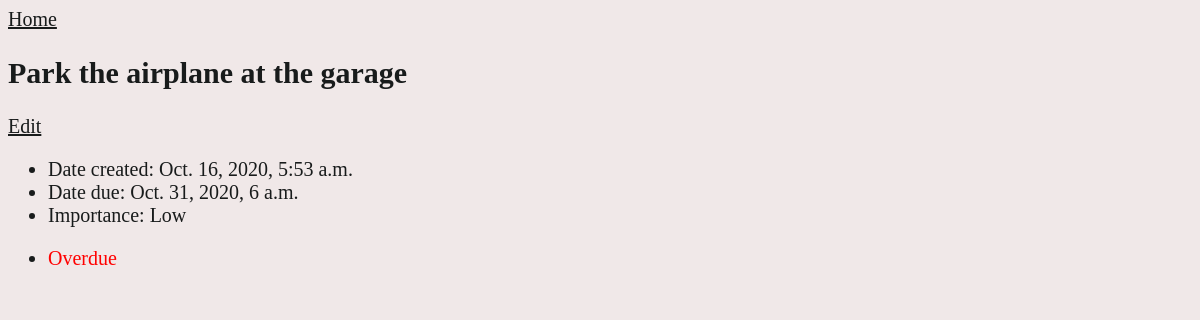
Page /todo/5/ on the earlier database version.
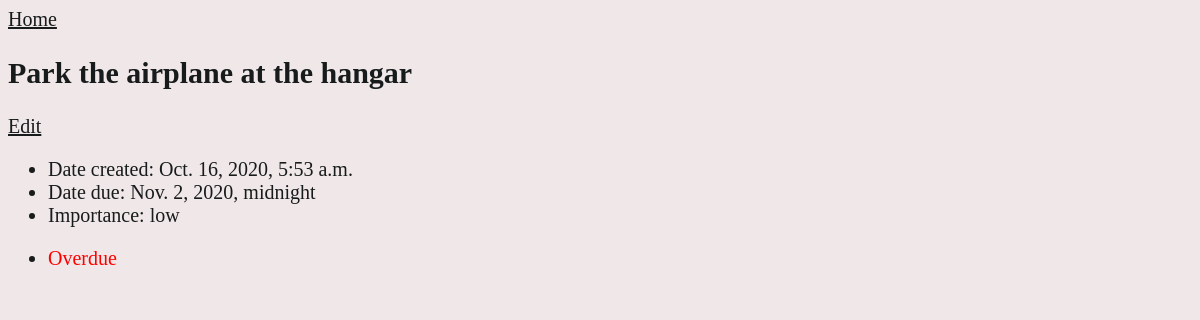
Same page on the later database version.
### todo/models.py (models this page shows, shortened)
class Task(models.Model):
  task_text = models.CharField(max_length=200)
  creation_date = models.DateTimeField('date created')
  due_date = models.DateTimeField('date[when] due')
  importance = models.CharField(max_length=20)
  user = models.ForeignKey(User, on_delete = models.CASCADE, blank = True, null = True)
  def is_due(self):
    d = datetime.datetime.now()
    timezone = pytz.timezone("Africa/Lagos")
    d_aware = timezone.localize(d)
    return self.due_date <= d_aware

### todo/views.py (the view)
# urls.py: path('<int:pk>/', views.DetailView.as_view(), name='details'),
class DetailView(generic.DetailView):
  model = Task
  template_name = 'todo/details.html'

### todo/templates/todo/details.html (shortened to what this page needs)
{% load static %}
<html>
  <head>
    <link rel="stylesheet" href="{% static 'css/styles.css' %}">
  </head>
  <body>
    {% if task %}
      <a href="{% url 'todo:index' %}">Home</a>
      <h2>{{task.task_text}}</h2>
      <a href="{% url 'todo:edit' task.id%} ">Edit</a>
      <div>
        <ul>
          <li>Date created: {{task.creation_date}}</li>
          <li>Date due: {{task.due_date}}</li>
          <li>Importance: {{task.importance}}</li>
          <li>
            {% if task.is_due %}
              <p style="color: red">Overdue</p>
            {% else %}
              <p style="color: green">Not yet due</p>
            {% endif %}
          </li>
        </ul>
      </div>
    {% endif %}
  </body>
</html>

Differences in the rows shown:
changed Task: task_text "Park the airplane at the garage" → "Park the airplane at the hangar"; due_date "Oct. 31, 2020, 6 a.m." → "Nov. 2, 2020, midnight"; importance "Low" → "low"
